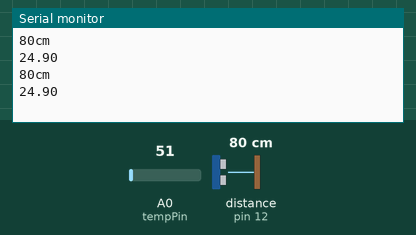
A sketch run on a simulated Arduino Uno, built with avr-gcc and run on an emulated ATmega328P. On the bench: the last lines printed to the serial monitor. Wiring (inferred from the names in the program): ultrasonic range finder: trigger pin 13; echo pin 12. The test bench sets the inputs (shaded band); at power-on: distance to the obstacle (sensor on pin 12) 80 cm, A0 (tempPin) = 51. The echo pulse lasts 58.3 µs per cm.

Above: at 1.8 s.
1.9 s: distance to the obstacle (sensor on pin 12) set to 2 cm
At 2.6 s:
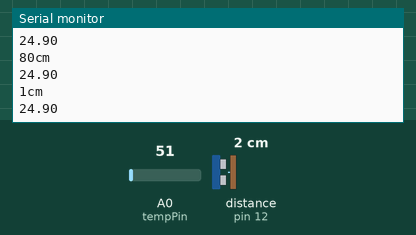
3.4 s: A0 (tempPin) set to 61
At 4.7 s:
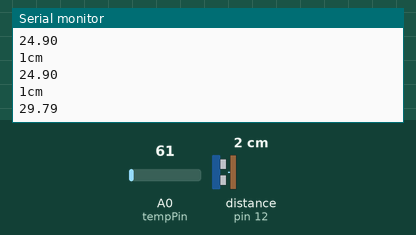
4.9 s: distance to the obstacle (sensor on pin 12) set to 4 cm
At 5.8 s:
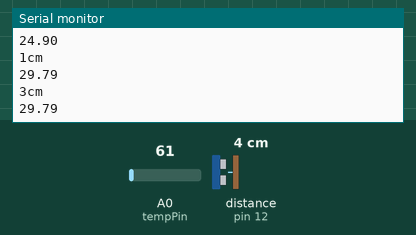
6.4 s: A0 (tempPin) set to 71
At 7.8 s:
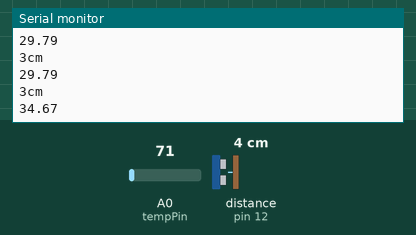
Timing chart, 0 to 8.9 s (numbered marks = the images above; inputs shaded):
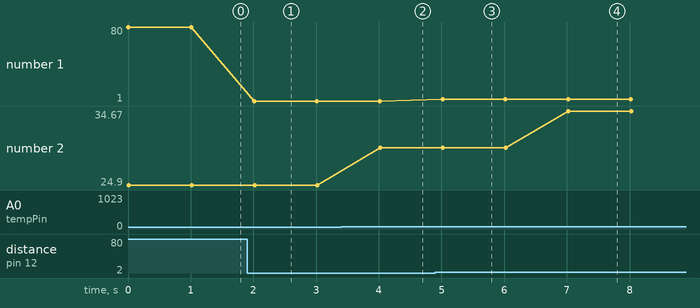

Measured:
- after the input at 1.9 s, the serial monitor: prints a new line after 0.11 s (image 1)
- after the input at 3.4 s, the serial monitor: prints a new line after 0.62 s (image 2)
- after the input at 4.9 s, the serial monitor: prints a new line after 0.12 s (image 3)
- after the input at 6.4 s, the serial monitor: prints a new line after 0.62 s (image 4)
- plotted number 1: 80 → 1 after the input at 1.9 s, 1 → 3 after the input at 4.9 s
- plotted number 2: 24.9 → 29.79 after the input at 3.4 s, 29.79 → 34.67 after the input at 6.4 s

The sketch:

ultrasonic.ino
```cpp
const int trigPin = 13;
const int echoPin = 12;

float temp;
int tempPin = 0;

void setup() {
  Serial.begin(9600);
}

void loop()
{
  long duration, cm;

  pinMode(trigPin, OUTPUT);
  digitalWrite(trigPin, LOW);
  delayMicroseconds(2);
  digitalWrite(trigPin, HIGH);
  delayMicroseconds(10);
  digitalWrite(trigPin, LOW);


  pinMode(echoPin, INPUT);
  duration = pulseIn(echoPin, HIGH);

  cm = microsecondsToCentimeters(duration);

  Serial.print(cm);
  Serial.print("cm");
  Serial.println();
  temp = analogRead(tempPin);
  temp = temp * 0.48828125;
  Serial.println(temp);
  delay(1000);
}

long microsecondsToCentimeters(long microseconds)
{
  return microseconds / 29 / 2;
}
```
